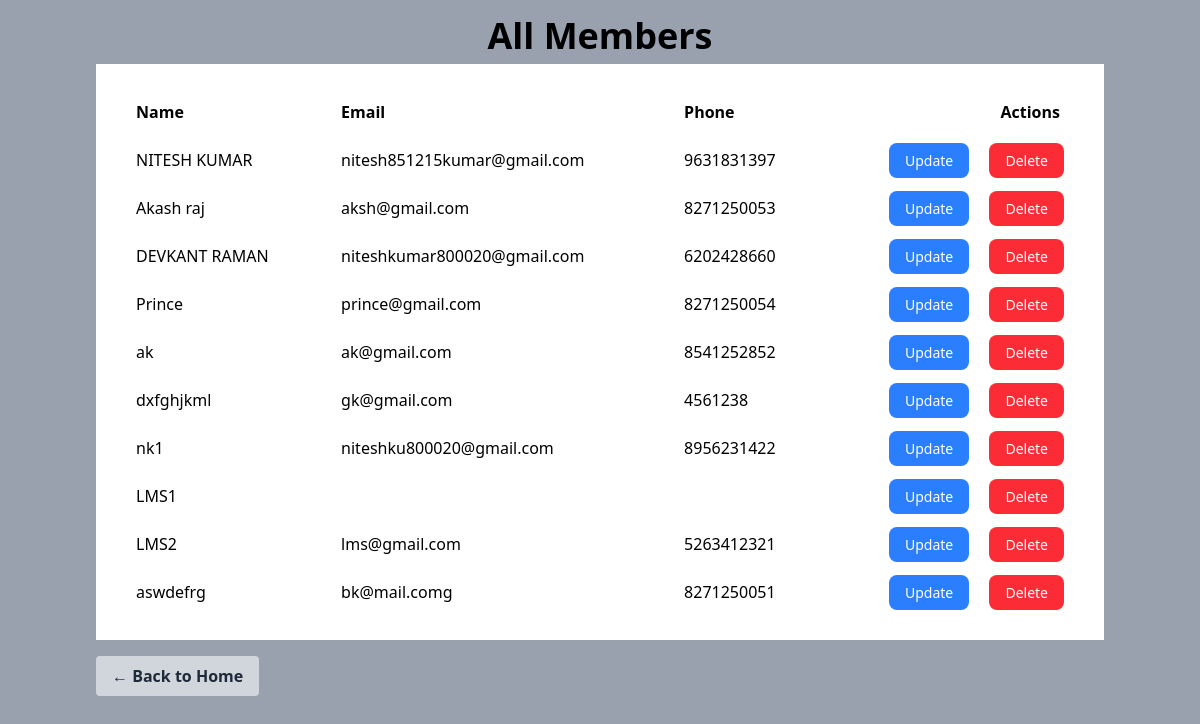
Screenshot of /members/all/ (signed in) with the database file from the repository.
### Book_app/models.py (models this page shows, shortened)
class Member(models.Model):
    user = models.OneToOneField(User, on_delete=models.CASCADE, null=True, blank=True)
    name    = models.CharField(max_length=200)
    email   = models.EmailField(unique=True)
    phone   = models.CharField(max_length=10,unique=True)

### Book_app/views.py (the view)
# urls.py: path('members/all/', MemberFullList.as_view(), name='member-full-list'),
class MemberFullList(AdminOnlyMixin, ListView):
    model = Member
    template_name = "Book_app/member_list.html"
    context_object_name = "members"

### Book_app/views.py (called while the page is built)
    def test_func(self):
        return self.request.user.is_staff or self.request.user.is_superuser

### Book_app/templates/Book_app/member_list.html (shortened to what this page needs)
{% load static %}
<!DOCTYPE html>
<html>
<head>
    <script src="https://cdn.jsdelivr.net/npm/@tailwindcss/browser@4"></script>
</head>
<body class="bg-gray-400 min-h-screen">
    <div class="container mx-auto px-2 py-4">
        <h1 class="text-4xl font-bold text-center text-gray-1000 mb-2">All Members</h1>
        <div class="bg-white p-6">
            <table class="w-full table-auto">
                <thead>
                    <tr>
                        <th class="px-4 py-3 text-left">Name</th>
                        <th class="px-4 py-3 text-left">Email</th>
                        <th class="px-4 py-3 text-left">Phone</th>
                        <th class="px-5 py-3 text-right">Actions</th>
                    </tr>
                </thead>
                <tbody>
                    {% for member in members %}
                    <tr>
                        <td class="px-4 py-3">{{ member.name }}</td>
                        <td class="px-4 py-3">{{ member.email }}</td>
                        <td class="px-4 py-3">{{ member.phone }}</td>
                        <td class="px-4 py-3 text-right space-x-4">
                            <a href="{% url 'member-update' member.pk %}" class="bg-blue-500 hover:bg-blue-600 text-white px-4 py-2 text-sm rounded-lg">Update</a>
                            <a href="{% url 'member-delete' member.pk %}" class="bg-red-500 hover:bg-red-600 text-white px-4 py-2 text-sm rounded-lg">Delete</a>
                        </td>
                    </tr>
                    {% empty %}
                    <tr><td colspan="4" class="px-4 py-8 text-center text-gray-500">No Members Yet.</td></tr>
                    {% endfor %}
                </tbody>
            </table>
        </div>
        <a href="/" class="mt-4 inline-block bg-gray-300 hover:bg-gray-400 text-gray-800 font-bold py-2 px-4 rounded">← Back to Home</a>
    </div>
</body>
</html>

### rows the page displays
Member: name "NITESH KUMAR", email "nitesh851215kumar@gmail.com", phone "9631831397"
Member: name "Akash raj", email "aksh@gmail.com", phone "8271250053"
Member: name "DEVKANT RAMAN", email "niteshkumar800020@gmail.com", phone "6202428660"
Member: name "Prince", email "prince@gmail.com", phone "8271250054"
Member: name "ak", email "ak@gmail.com", phone "8541252852"
Member: name "dxfghjkml", email "gk@gmail.com", phone "4561238"
Member: name "nk1", email "niteshku800020@gmail.com", phone "8956231422"
Member: name "LMS1"
Member: name "LMS2", email "lms@gmail.com", phone "5263412321"
Member: name "aswdefrg", email "bk@mail.comg", phone "8271250051"
